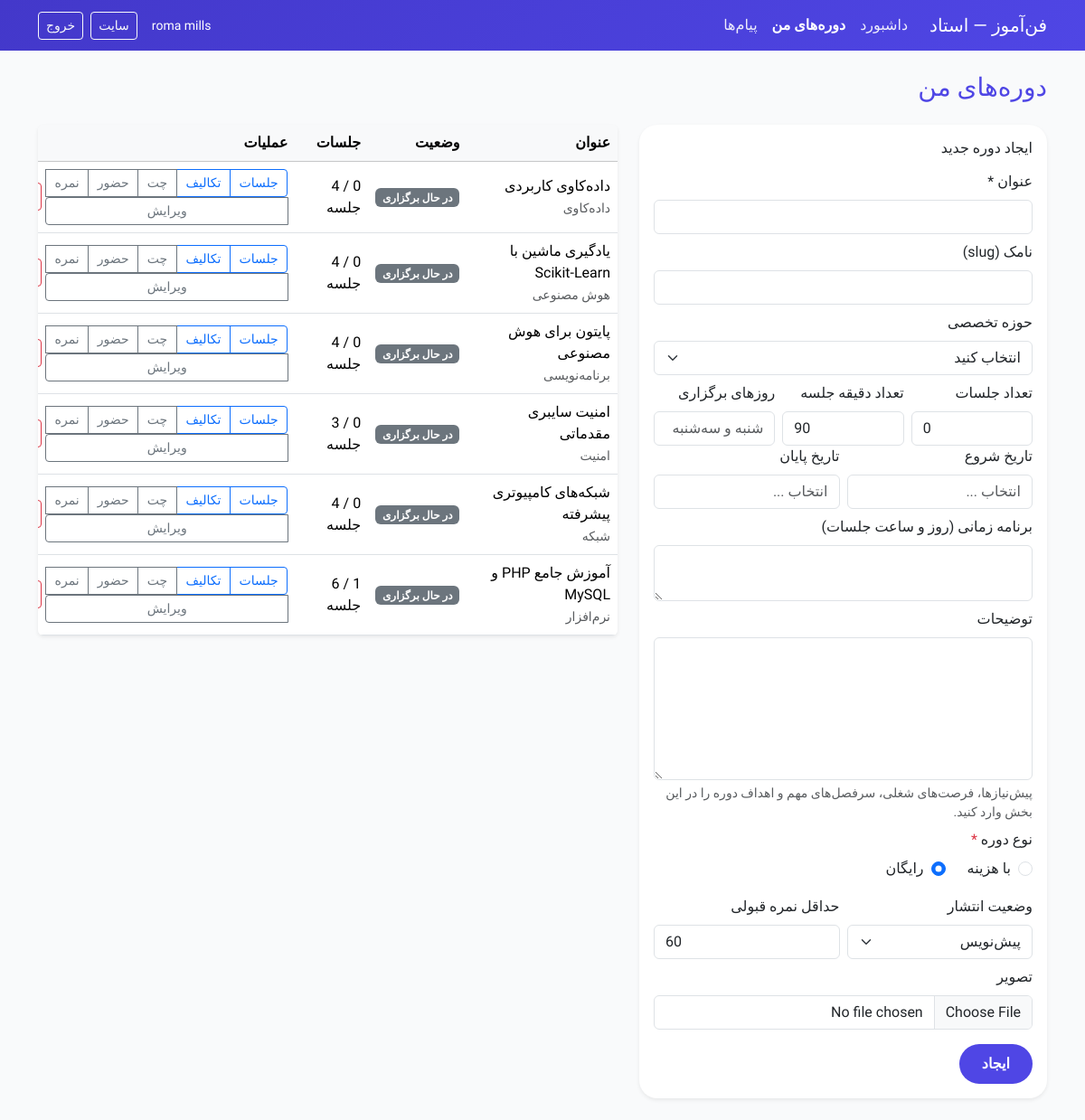
Page /teacher/courses.php (signed in) on the committed database.
### tables this page shows
CREATE TABLE `users` (
  `id` int(10) UNSIGNED NOT NULL,
  `role` enum('admin','teacher','student') NOT NULL,
  `username` varchar(100) DEFAULT NULL,
  `email` varchar(150) DEFAULT NULL,
  `password_hash` varchar(255) NOT NULL,
  `full_name` varchar(200) NOT NULL,
  `phone` varchar(20) DEFAULT NULL,
  `province_id` int(10) UNSIGNED DEFAULT NULL,
  `institution_id` int(10) UNSIGNED DEFAULT NULL,
  `student_code` varchar(50) DEFAULT NULL,
  `education_level` varchar(50) DEFAULT NULL,
  `national_id` varchar(10) DEFAULT NULL,
  `teacher_status` enum('none','pending','approved','rejected') NOT NULL DEFAULT 'none',
  `first_login_done` tinyint(1) NOT NULL DEFAULT 0,
  `is_active` tinyint(1) NOT NULL DEFAULT 1,
  `created_at` timestamp NOT NULL DEFAULT current_timestamp(),
  `updated_at` timestamp NOT NULL DEFAULT current_timestamp() ON UPDATE current_timestamp()
);

CREATE TABLE `courses` (
  `id` int(10) UNSIGNED NOT NULL,
  `teacher_id` int(10) UNSIGNED DEFAULT NULL,
  `category_id` int(10) UNSIGNED DEFAULT NULL,
  `province_id` int(10) UNSIGNED DEFAULT NULL,
  `institution_id` int(10) UNSIGNED DEFAULT NULL,
  `title` varchar(255) NOT NULL,
  `slug` varchar(255) NOT NULL,
  `description` text DEFAULT NULL,
  `image` varchar(255) DEFAULT NULL,
  `price` decimal(12,0) NOT NULL DEFAULT 0,
  `is_paid` tinyint(1) NOT NULL DEFAULT 0,
  `min_pass_grade` decimal(5,2) NOT NULL DEFAULT 60.00,
  `session_count` int(10) UNSIGNED NOT NULL DEFAULT 0,
  `duration_hours` int(10) UNSIGNED DEFAULT 0,
  `session_duration_minutes` int(10) UNSIGNED DEFAULT 90,
  `session_days` varchar(100) DEFAULT NULL,
  `start_date` date DEFAULT NULL,
  `end_date` date DEFAULT NULL,
  `schedule_notes` text DEFAULT NULL,
  `status` enum('draft','published','archived','disabled') NOT NULL DEFAULT 'draft',
  `featured_on_home` tinyint(1) NOT NULL DEFAULT 0,
  `home_sort_order` int(11) NOT NULL DEFAULT 0,
  `created_at` timestamp NOT NULL DEFAULT current_timestamp(),
  `updated_at` timestamp NOT NULL DEFAULT current_timestamp() ON UPDATE current_timestamp()
);

CREATE TABLE `course_categories` (
  `id` int(10) UNSIGNED NOT NULL,
  `name` varchar(100) NOT NULL,
  `slug` varchar(100) NOT NULL,
  `is_active` tinyint(1) NOT NULL DEFAULT 1,
  `sort_order` int(11) NOT NULL DEFAULT 0
);

### teacher/courses.php (the view, shortened to what the rows shown need)
<?php
require_once dirname(__DIR__) . '/includes/bootstrap.php';
require_teacher_approved();
$teacherId = (int) auth_id();
$edit = null;
$items = teacher_courses($teacherId);
require dirname(__DIR__) . '/includes/layout/teacher_header.php';
?>
<h1 class="h3 text-primary mb-4">دوره‌های من</h1>
<div class="row g-4">
    <div class="col-lg-5">
        <div class="card border-0 shadow-sm">
            <div class="card-body">
                <h2 class="h6 mb-3"><?= $edit ? 'ویرایش دوره' : 'ایجاد دوره جدید' ?></h2>
            </div>
        </div>
    </div>
    <div class="col-lg-7">
        <div class="table-responsive bg-white rounded shadow-sm">
            <table class="table table-hover mb-0 align-middle">
                <thead class="table-light"><tr><th>عنوان</th><th>وضعیت</th><th>جلسات</th><th>عملیات</th></tr></thead>
                <tbody>
                <?php foreach ($items as $item): ?>
                    <tr>
                        <td>
                            <?= e($item['title']) ?>
                            <br><small class="text-muted"><?= e($item['category_name'] ?? '') ?></small>
                        </td>
                        <td><span class="badge bg-secondary"><?= e(course_status_label($item['status'])) ?></span></td>
                        <td><?= (int) $item['student_count'] ?> / <?= (int) $item['session_count'] ?> جلسه</td>
                        <td class="text-nowrap">
                            <div class="btn-group btn-group-sm flex-wrap">
                            <a href="sessions.php?course_id=<?= (int) $item['id'] ?>" class="btn btn-outline-primary">جلسات</a>
                            <a href="assignments.php?course_id=<?= (int) $item['id'] ?>" class="btn btn-outline-primary">تکالیف</a>
                            <a href="chat.php?course_id=<?= (int) $item['id'] ?>" class="btn btn-outline-secondary">چت</a>
                            <a href="attendance.php?course_id=<?= (int) $item['id'] ?>" class="btn btn-outline-secondary">حضور</a>
                            <a href="grades.php?course_id=<?= (int) $item['id'] ?>" class="btn btn-outline-secondary">نمره</a>
                            <a href="?edit=<?= (int) $item['id'] ?>" class="btn btn-outline-secondary">ویرایش</a>
                            </div>
                            <form method="post" class="d-inline" onsubmit="return confirm('حذف دوره؟')">
                                <button class="btn btn-sm btn-outline-danger">حذف</button>
                            </form>
                        </td>
                    </tr>
                <?php endforeach; ?>
                </tbody>
            </table>
        </div>
    </div>
</div>
<?php require dirname(__DIR__) . '/includes/layout/teacher_footer.php'; ?>

### includes/layout/teacher_header.php (shortened to what the rows shown need)
<?php
$activeMenu = $activeMenu ?? '';
?>
<!DOCTYPE html>
<html lang="fa" dir="rtl">
<head>
    <link href="https://cdn.jsdelivr.net/npm/bootstrap@5.3.3/dist/css/bootstrap.rtl.min.css" rel="stylesheet">
    <link href="https://cdn.jsdelivr.net/npm/bootstrap-icons@1.11.3/font/bootstrap-icons.min.css" rel="stylesheet">
    <link href="<?= e(asset_url('css/theme.css')) ?>" rel="stylesheet">
    <?php require __DIR__ . '/head_extras.php'; ?>
<link rel="stylesheet" href="<?= asset_url('css/jalalidatepicker.min.css') ?>">
</head>
<body>
<nav class="navbar navbar-expand-lg navbar-dark site-header">
    <div class="container">
        <div class="collapse navbar-collapse" id="tNav">
            <ul class="navbar-nav me-auto">
                <li class="nav-item"><a class="nav-link <?= $activeMenu === 'dashboard' ? 'active fw-bold' : '' ?>" href="<?= e(base_url('teacher/index.php')) ?>">داشبورد</a></li>
                <?php if (teacher_session_status() === 'approved'): ?>
                    <li class="nav-item"><a class="nav-link <?= $activeMenu === 'courses' ? 'active fw-bold' : '' ?>" href="<?= e(base_url('teacher/courses.php')) ?>">دوره‌های من</a></li>
                    <li class="nav-item">
                    </li>
                <?php endif; ?>
            </ul>
            <span class="navbar-text text-white small me-3"><?= e(auth_user()['full_name'] ?? '') ?></span>
            <a href="<?= e(base_url()) ?>" class="btn btn-outline-light btn-sm me-2" target="_blank">سایت</a>
            <a href="<?= e(base_url('logout.php')) ?>" class="btn btn-outline-light btn-sm">خروج</a>
        </div>
    </div>
</nav>
<main class="container py-4">

### rows in the picture
users: full_name "roma mills"
courses: title "داده‌کاوی کاربردی", category.name "داده‌کاوی", status "در حال برگزاری", session_count "4"
courses: title "یادگیری ماشین با Scikit-Learn", category.name "هوش مصنوعی", status "در حال برگزاری", session_count "4"
courses: title "پایتون برای هوش مصنوعی", category.name "برنامه‌نویسی", status "در حال برگزاری", session_count "4"
courses: title "امنیت سایبری مقدماتی", category.name "امنیت", status "در حال برگزاری", session_count "3"
courses: title "شبکه‌های کامپیوتری پیشرفته", category.name "شبکه", status "در حال برگزاری", session_count "4"
courses: title "آموزش جامع PHP و MySQL", category.name "نرم‌افزار", status "در حال برگزاری", session_count "6"

### other values in the picture
site_name() "فن‌آموز"
form field status "پیش‌نویس"
